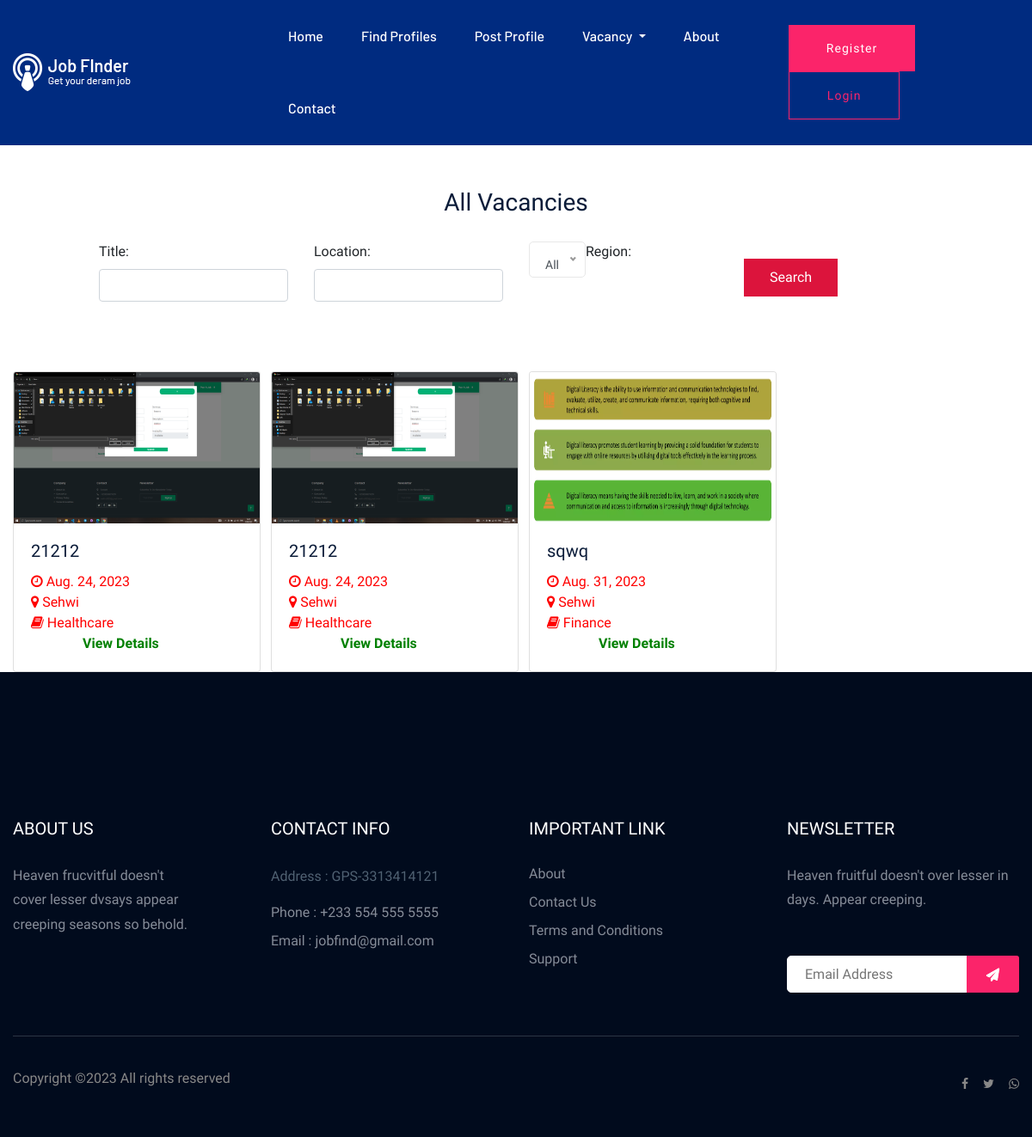
/all_vacancies/, run on the app's committed database.
### app/models.py (models this page shows, shortened)
class Vacancy(models.Model):
    REGIONS_CHOICES = [
    ('ashanti', 'Ashanti Region'),
    ('brong', 'Brong Region'),
    ('central', 'Central Region '),
    ('eastern', 'Eastern Region '),
    ('greater_accra', 'Greater Accra Region'),
    ('northern', 'Northern Region '),
    ('savannah', 'Savannah Region '),
    ('north_east', 'North-East Region '),
    ('upper_east', 'Upper East Region '),
    ('bono_east', 'Bono East Region '),
    ('ahafo', 'Ahafo Region '),
    ('oti', 'Oti Region '),
    ('volta', 'Volta Region'),
    ('western', 'Western Region'),
    ('western_north', 'Western North Region'),
    ('upper_west', 'Upper West Region '),
]
    CATEGORY_CHOICES = [
        ('Information Technology', 'Information Technology'),
        ('Healthcare', 'Healthcare'),
        ('Finance', 'Finance'),
        ('Marketing and Advertising', 'Marketing and Advertising'),
        ('Education', 'Education'),
        ('Engineering', 'Engineering'),
        ('Sales', 'Sales'),
        ('Human Resources', 'Human Resources'),
        ('Art and Design', 'Art and Design'),
        ('Science', 'Science'),
        ('Construction and Trades', 'Construction and Trades'),
        ('Legal', 'Legal'),
        ('Customer Service', 'Customer Service'),
        ('Media and Journalism', 'Media and Journalism'),
        ('Transportation and Logistics', 'Transportation and Logistics'),
        ('Other', 'Other'),
    ]
    company_name= models.CharField(max_length=20, blank=False, null=False)
    user = models.ForeignKey(User, on_delete=models.CASCADE)
    age = models.CharField(max_length=20, blank=True, null=True)
    telephone = models.IntegerField()
    email = models.CharField(max_length=200)
    title = models.CharField(max_length=100)
    description = models.TextField()
    location = models.CharField(max_length=100)
    categories = models.CharField(max_length=100, choices=CATEGORY_CHOICES)
    regions = models.CharField(max_length=50, choices=REGIONS_CHOICES)
    skills = models.CharField(max_length=200)
    salary = models.CharField(max_length=50, blank=True, null=True)
    deadline = models.DateField()
    company_logo = models.ImageField(upload_to='company_logos/', blank=True, null=True)
    date_posted = models.DateField(auto_created=True,default=timezone.now)
    is_approved = models.BooleanField(default=False)

### app/views.py (the view)
# urls.py: path('all_vacancies/', views.all_vacancies, name='all_vacancies'),
def all_vacancies(request):
    form = VacancySearchForm(request.GET)
    vacancies = Vacancy.objects.all()
    if form.is_valid():
        title = form.cleaned_data['title']
        location = form.cleaned_data['location']
        region = form.cleaned_data['region']  # Add this line
        if title:
            vacancies = vacancies.filter(title__icontains=title)
        if location:
            vacancies = vacancies.filter(location__icontains=location)
        if region:  # Add this block
            vacancies = vacancies.filter(regions=region)
    context = {
        'featured_vacancies': vacancies,
        'search_form': form,
    }
    return render(request, 'all_vacancies.html', context)

### app/forms.py
class VacancySearchForm(forms.Form):
    title = forms.CharField(required=False, widget=forms.TextInput(attrs={'class': 'form-control'}))
    location = forms.CharField(required=False, widget=forms.TextInput(attrs={'class': 'form-control'}))
    region = forms.ChoiceField(choices=[('', 'All')] + list(Vacancy.REGIONS_CHOICES), required=False, widget=forms.Select(attrs={'class': 'form-control'}))

### app/templates/all_vacancies.html (shortened to what this page needs)
{% extends 'base.html' %}
{% block content %}
<div class="container" id="mm" style="padding-bottom: 80px">
    <h3 style="text-align:center; padding:50px 0px 20px 0px">All Vacancies</h3>
    <form method="get" class="row">
        <div class="col-lg-3">
            <label for="{{ search_form.title.id_for_label }}">Title:</label>
            {{ search_form.title }}
        </div>
        <div class="col-lg-3">
            <label for="{{ search_form.location.id_for_label }}">Location:</label>
            {{ search_form.location }}
        </div>
        <div class="col-lg-3">
            <label for="{{ search_form.region.id_for_label }}">Region:</label>
        </div>
        <div class="col-lg-3" style="padding-top: 20px!important">
            <button class='ssa' type="submit" >Search</button>
        </div>
    </form>
    <div class="row">
        {% for profile in featured_vacancies %}
        <div class="col-xl-3">
        </div>
        {% endfor %}
    </div>
</div>
<div class="container">
    <div class="row">
        {% for vacancy in featured_vacancies %}
        {% if vacancy.is_approved %}
        <div class="col-xl-3">
            <a style="color: red" href="{% url 'details' vacancy.pk %}">
                <div class="card" style="width: 18rem;">
                    <img style='height: 11rem' class="card-img-top" src="{{ vacancy.company_logo.url }}" alt="{{ vacancy.title }} Image">
                    <div class="card-body">
                        <h5 class="card-title">{{ vacancy.title }}</h5>
                        <ul class="list-unstyled">
                            <li><i class="fa fa-clock"></i> {{ vacancy.deadline }}</li>
                            <li><i class="fa fa-map-marker"></i> {{ vacancy.location }}</li>
                            <li><i class="fa fa-book"></i> {{ vacancy.categories }}</li>
                        </ul>
                        <a style="color: green;font-weight:800; margin:0px auto; padding: 20px 0px 0px 60px" href="{% url 'details' vacancy.pk %}" >View Details</a>
                    </div>
                </div>
            </a>
        </div>
        {% endif %}
        {% endfor %}
    </div>
</div>
{% endblock %}

### app/templates/all_vacancies.html (style rules this page uses)
@media screen and (min-width: 1200px) { #mm { max-width: 1000px; margin: 0 auto; } }
.ssa { background-color:crimson !important; padding: 10px 30px; border: none; }

### data on the page
Vacancy: company_logo (picture), title "21212", deadline "Aug. 24, 2023", location "Sehwi", categories "Healthcare"
Vacancy: company_logo (picture), title "21212", deadline "Aug. 24, 2023", location "Sehwi", categories "Healthcare"
Vacancy: company_logo (picture), title "sqwq", deadline "Aug. 31, 2023", location "Sehwi", categories "Finance"
